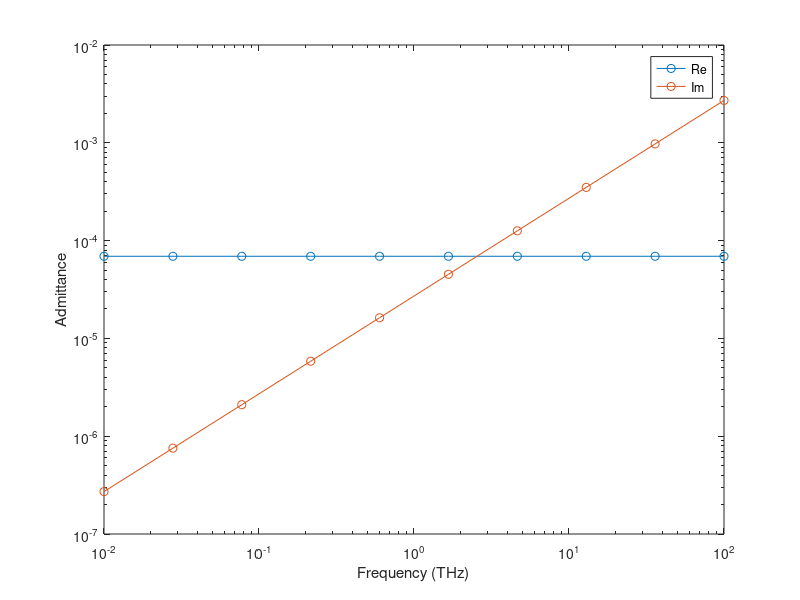

Write the MATLAB code that produced this figure.
clear; close all; clc;
eps0=8.854187817e-12;
q=1.602192e-19; %Elementary charge,C
mobility_n = 518e-4;  % electron mobility
Nd=2e23; % /m^3

f=logspace(10,14, 10)';

w=2*pi*f;

Y_Re=q*mobility_n*Nd*(5e-9*1e-6)/(120e-9);
Y_Re=Y_Re*ones(length(f),1);
Y_Im=w*11.7*eps0*(5e-9*1e-6)/(120e-9);

loglog(f*1e-12,Y_Re,'-o', f*1e-12,Y_Im,'-o')
xlabel("Frequency (THz)")
ylabel("Admittance")
legend("Re", "Im")